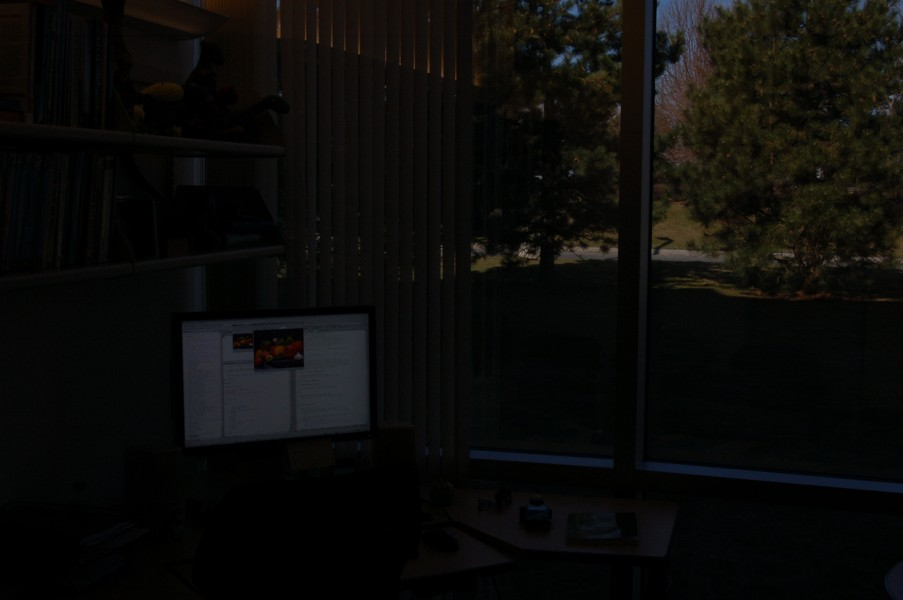
%> input picture 3算法/Algorithms_MathModels/《MATLAB图像处理》源文件/本书源文件/chap4/office_1.jpg, 903 x 600 px
$ octave chap4_12.m   (GNU Octave 9; MATLAB toolbox functions it lacks are replaced by stand-ins)
%> lines starting %> are read from the running program, lines starting %| are printed output that depends on the picture
close all;							%关闭当前所有图形窗口，清空工作空间变量，清除工作空间所有变量
clear all;
clc;
I=imread('office_1.jpg');				%读入图像office_1和office_2，并赋值
%> I is the input picture: size 600x903x3 uint8; mean R, G, B 11.6, 11.3, 9.4
J=imread('office_2.jpg');
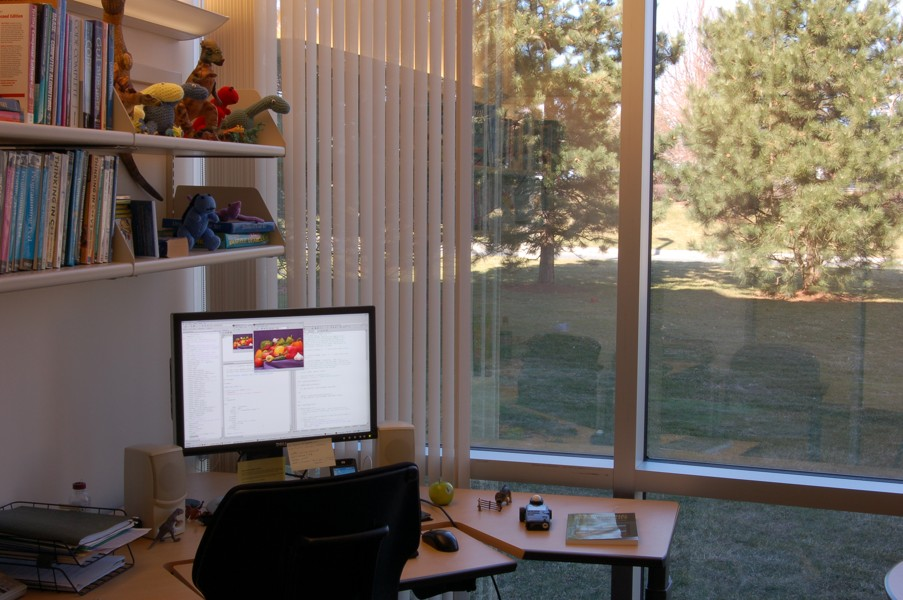
%> input picture 3算法/Algorithms_MathModels/《MATLAB图像处理》源文件/本书源文件/chap4/office_2.jpg, 903 x 600 px
%> J is the input picture: size 600x903x3 uint8; mean R, G, B 113.2, 102.4, 93.5
Ip=imdivide(J,I);					%两幅图像相除
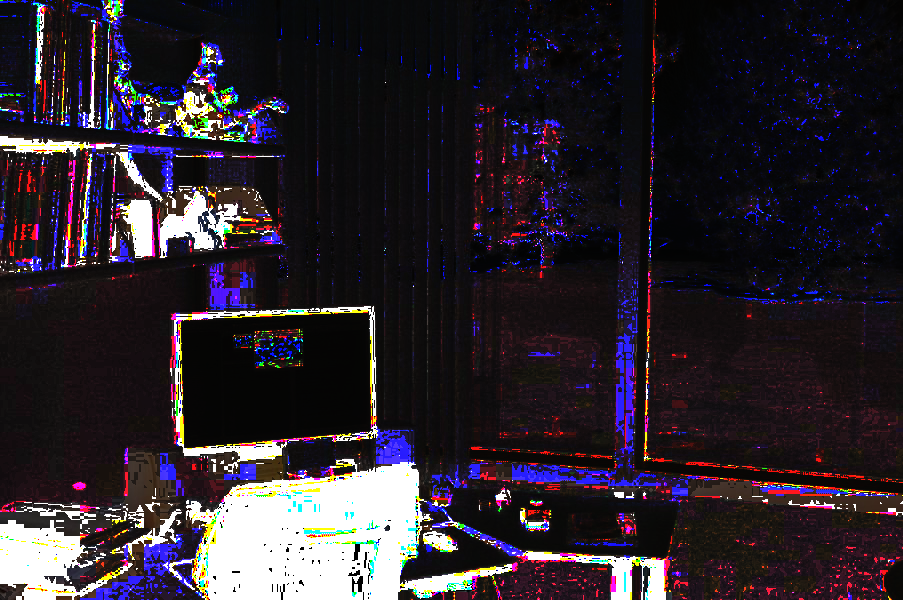
%> Ip: size 600x903x3 uint8; mean R, G, B 44.7, 37.7, 45.7
K=imdivide(J,0.5);					%图像跟一个常数相除
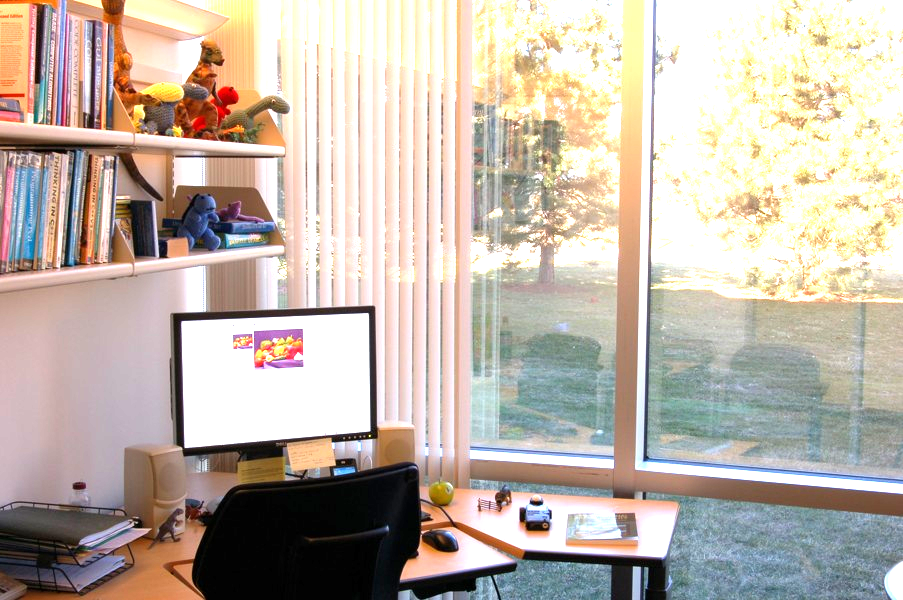
%> K: size 600x903x3 uint8; mean R, G, B 192.7, 181.3, 170.2
set(0,'defaultFigurePosition',[100,100,1000,500]);%修改图形图像位置的默认设置
set(0,'defaultFigureColor',[1 1 1])%修改图形背景颜色的设置
figure(1);							%依次显示四幅图像
subplot(121); imshow(I);
subplot(122); imshow(J);
figure(2)
subplot(121); imshow(Ip);
subplot(122); imshow(K);
